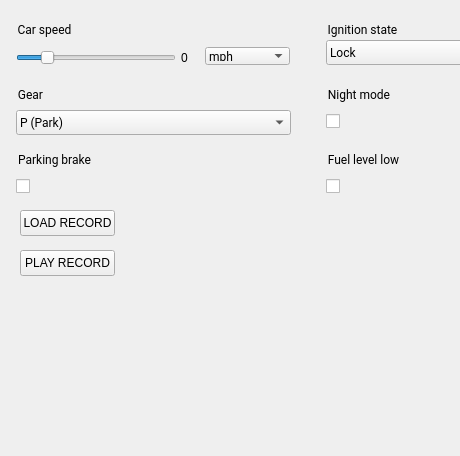
<?xml version="1.0" encoding="UTF-8"?>
<ui version="4.0">
 <class>CarSensorData</class>
 <widget class="QWidget" name="CarSensorData">
  <property name="geometry">
   <rect>
    <x>0</x>
    <y>0</y>
    <width>460</width>
    <height>456</height>
   </rect>
  </property>
  <property name="windowTitle">
   <string>Form</string>
  </property>
  <widget class="QGroupBox" name="groupBox">
   <property name="geometry">
    <rect>
     <x>16</x>
     <y>20</y>
     <width>300</width>
     <height>50</height>
    </rect>
   </property>
   <property name="font">
    <font>
     <family>Roboto</family>
     <weight>50</weight>
     <bold>false</bold>
    </font>
   </property>
   <property name="styleSheet">
    <string notr="true">border: 0px;</string>
   </property>
   <property name="title">
    <string>Car speed</string>
   </property>
   <property name="ColorGroup" stdset="0">
    <string>Title</string>
   </property>
   <widget class="QSlider" name="car_speedSlider">
    <property name="geometry">
     <rect>
      <x>0</x>
      <y>28</y>
      <width>160</width>
      <height>20</height>
     </rect>
    </property>
    <property name="accessibleName">
     <string>Car speed</string>
    </property>
    <property name="minimum">
     <number>-50</number>
    </property>
    <property name="maximum">
     <number>250</number>
    </property>
    <property name="value">
     <number>0</number>
    </property>
    <property name="orientation">
     <enum>Qt::Horizontal</enum>
    </property>
   </widget>
   <widget class="QLabel" name="car_speedLabel">
    <property name="geometry">
     <rect>
      <x>165</x>
      <y>29</y>
      <width>60</width>
      <height>17</height>
     </rect>
    </property>
    <property name="text">
     <string>0</string>
    </property>
   </widget>
  </widget>
  <widget class="QComboBox" name="comboBox_speedUnit">
   <property name="geometry">
    <rect>
     <x>205</x>
     <y>47</y>
     <width>85</width>
     <height>18</height>
    </rect>
   </property>
   <property name="font">
    <font>
     <family>Roboto</family>
    </font>
   </property>
   <property name="styleSheet">
    <string notr="true">padding: 3px 3px 3px 3px;</string>
   </property>
   <property name="currentIndex">
    <number>0</number>
   </property>
   <item>
    <property name="text">
     <string>mph</string>
    </property>
   </item>
   <item>
    <property name="text">
     <string>kmph</string>
    </property>
   </item>
  </widget>
  <widget class="QGroupBox" name="groupBox_3">
   <property name="geometry">
    <rect>
     <x>326</x>
     <y>85</y>
     <width>231</width>
     <height>50</height>
    </rect>
   </property>
   <property name="font">
    <font>
     <family>Roboto</family>
     <weight>50</weight>
     <bold>false</bold>
    </font>
   </property>
   <property name="styleSheet">
    <string notr="true">border: 0px;</string>
   </property>
   <property name="title">
    <string>Night mode</string>
   </property>
   <property name="ColorGroup" stdset="0">
    <string>Title</string>
   </property>
   <widget class="QCheckBox" name="checkBox_night">
    <property name="geometry">
     <rect>
      <x>0</x>
      <y>25</y>
      <width>96</width>
      <height>22</height>
     </rect>
    </property>
    <property name="font">
     <font>
      <pointsize>10</pointsize>
     </font>
    </property>
    <property name="iconSize">
     <size>
      <width>24</width>
      <height>24</height>
     </size>
    </property>
    <property name="ColorGroup" stdset="0">
     <string>Toggle</string>
    </property>
   </widget>
  </widget>
  <widget class="QGroupBox" name="groupBox_4">
   <property name="geometry">
    <rect>
     <x>16</x>
     <y>150</y>
     <width>271</width>
     <height>50</height>
    </rect>
   </property>
   <property name="font">
    <font>
     <family>Roboto</family>
     <weight>50</weight>
     <bold>false</bold>
    </font>
   </property>
   <property name="styleSheet">
    <string notr="true">border: 0px;</string>
   </property>
   <property name="title">
    <string>Parking brake</string>
   </property>
   <property name="ColorGroup" stdset="0">
    <string>Title</string>
   </property>
   <widget class="QCheckBox" name="checkBox_park">
    <property name="geometry">
     <rect>
      <x>0</x>
      <y>25</y>
      <width>131</width>
      <height>22</height>
     </rect>
    </property>
    <property name="font">
     <font>
      <pointsize>10</pointsize>
     </font>
    </property>
    <property name="iconSize">
     <size>
      <width>24</width>
      <height>24</height>
     </size>
    </property>
    <property name="ColorGroup" stdset="0">
     <string>Toggle</string>
    </property>
   </widget>
  </widget>
  <widget class="QGroupBox" name="groupBox_5">
   <property name="geometry">
    <rect>
     <x>326</x>
     <y>150</y>
     <width>481</width>
     <height>50</height>
    </rect>
   </property>
   <property name="font">
    <font>
     <family>Roboto</family>
     <weight>50</weight>
     <bold>false</bold>
    </font>
   </property>
   <property name="styleSheet">
    <string notr="true">border: 0px;</string>
   </property>
   <property name="title">
    <string>Fuel level low</string>
   </property>
   <property name="ColorGroup" stdset="0">
    <string>Title</string>
   </property>
   <widget class="QCheckBox" name="checkBox_fuel_low">
    <property name="geometry">
     <rect>
      <x>0</x>
      <y>25</y>
      <width>96</width>
      <height>22</height>
     </rect>
    </property>
    <property name="font">
     <font>
      <pointsize>10</pointsize>
     </font>
    </property>
    <property name="iconSize">
     <size>
      <width>24</width>
      <height>24</height>
     </size>
    </property>
    <property name="ColorGroup" stdset="0">
     <string>Toggle</string>
    </property>
   </widget>
  </widget>
  <widget class="QComboBox" name="comboBox_ignition">
   <property name="geometry">
    <rect>
     <x>326</x>
     <y>40</y>
     <width>275</width>
     <height>25</height>
    </rect>
   </property>
   <property name="font">
    <font>
     <family>Roboto</family>
    </font>
   </property>
   <property name="styleSheet">
    <string notr="true">padding: 3px 3px 3px 3px;</string>
   </property>
   <property name="currentIndex">
    <number>1</number>
   </property>
   <item>
    <property name="text">
     <string>Undefined</string>
    </property>
   </item>
   <item>
    <property name="text">
     <string>Lock</string>
    </property>
   </item>
   <item>
    <property name="text">
     <string>Off</string>
    </property>
   </item>
   <item>
    <property name="text">
     <string>ACC</string>
    </property>
   </item>
   <item>
    <property name="text">
     <string>On</string>
    </property>
   </item>
   <item>
    <property name="text">
     <string>Start</string>
    </property>
   </item>
  </widget>
  <widget class="QComboBox" name="comboBox_gear">
   <property name="geometry">
    <rect>
     <x>16</x>
     <y>110</y>
     <width>275</width>
     <height>25</height>
    </rect>
   </property>
   <property name="font">
    <font>
     <family>Roboto</family>
    </font>
   </property>
   <property name="styleSheet">
    <string notr="true">padding: 3px 3px 3px 3px;</string>
   </property>
   <property name="currentIndex">
    <number>2</number>
   </property>
   <item>
    <property name="text">
     <string>N (Neutral)</string>
    </property>
   </item>
   <item>
    <property name="text">
     <string>R (Reverse)</string>
    </property>
   </item>
   <item>
    <property name="text">
     <string>P (Park)</string>
    </property>
   </item>
   <item>
    <property name="text">
     <string>D (Drive)</string>
    </property>
   </item>
  </widget>
  <widget class="QGroupBox" name="groupBox_7">
   <property name="geometry">
    <rect>
     <x>16</x>
     <y>85</y>
     <width>101</width>
     <height>21</height>
    </rect>
   </property>
   <property name="font">
    <font>
     <family>Roboto</family>
     <weight>50</weight>
     <bold>false</bold>
    </font>
   </property>
   <property name="styleSheet">
    <string notr="true">border: 0px;</string>
   </property>
   <property name="title">
    <string>Gear</string>
   </property>
   <property name="ColorGroup" stdset="0">
    <string>Title</string>
   </property>
  </widget>
  <widget class="QGroupBox" name="groupBox_8">
   <property name="geometry">
    <rect>
     <x>326</x>
     <y>20</y>
     <width>111</width>
     <height>21</height>
    </rect>
   </property>
   <property name="font">
    <font>
     <family>Roboto</family>
     <weight>50</weight>
     <bold>false</bold>
    </font>
   </property>
   <property name="styleSheet">
    <string notr="true">border: 0px;</string>
   </property>
   <property name="title">
    <string>Ignition state</string>
   </property>
   <property name="ColorGroup" stdset="0">
    <string>Title</string>
   </property>
  </widget>
  <widget class="QPushButton" name="button_loadrecord">
   <property name="geometry">
    <rect>
     <x>20</x>
     <y>210</y>
     <width>95</width>
     <height>26</height>
    </rect>
   </property>
   <property name="text">
    <string>LOAD RECORD</string>
   </property>
  </widget>
  <widget class="QPushButton" name="button_playrecord">
   <property name="geometry">
    <rect>
     <x>20</x>
     <y>250</y>
     <width>95</width>
     <height>26</height>
    </rect>
   </property>
   <property name="text">
    <string>PLAY RECORD</string>
   </property>
  </widget>
 </widget>
 <resources/>
 <connections/>
</ui>
